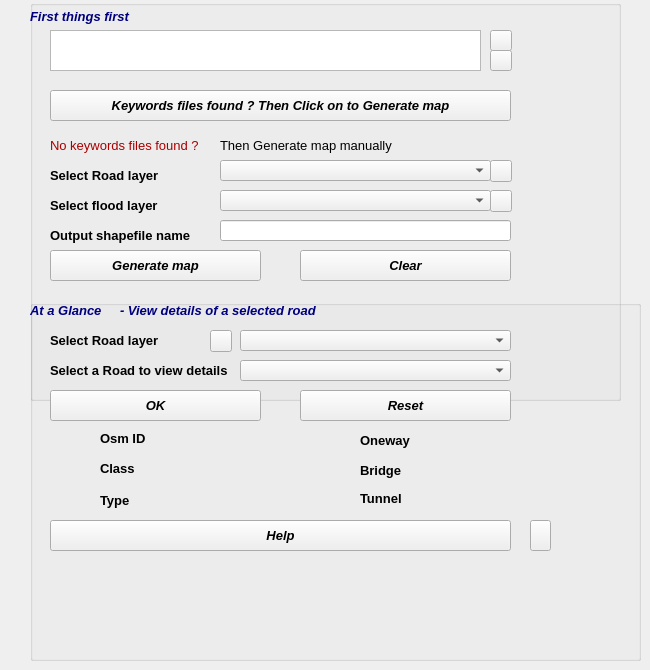
     <widget class="QWidget" name="tab_14">
      <attribute name="title">
       <string>Start From Here</string>
      </attribute>
      <widget class="QGroupBox" name="groupBox_8">
       <property name="geometry">
        <rect>
         <x>30</x>
         <y>0</y>
         <width>591</width>
         <height>401</height>
        </rect>
       </property>
       <property name="font">
        <font>
         <pointsize>12</pointsize>
         <weight>50</weight>
         <italic>false</italic>
         <bold>false</bold>
        </font>
       </property>
       <property name="styleSheet">
        <string notr="true"/>
       </property>
       <property name="title">
        <string/>
       </property>
       <widget class="QPushButton" name="btnGenerateMap">
        <property name="geometry">
         <rect>
          <x>20</x>
          <y>90</y>
          <width>461</width>
          <height>31</height>
         </rect>
        </property>
        <property name="font">
         <font>
          <pointsize>10</pointsize>
          <weight>75</weight>
          <italic>true</italic>
          <bold>true</bold>
         </font>
        </property>
        <property name="cursor">
         <cursorShape>PointingHandCursor</cursorShape>
        </property>
        <property name="text">
         <string>Keywords files found ? Then Click on to Generate map</string>
        </property>
       </widget>
       <widget class="QLabel" name="label_30">
        <property name="geometry">
         <rect>
          <x>20</x>
          <y>130</y>
          <width>161</width>
          <height>31</height>
         </rect>
        </property>
        <property name="font">
         <font>
          <pointsize>10</pointsize>
         </font>
        </property>
        <property name="styleSheet">
         <string notr="true">color: rgb(170, 0, 0);</string>
        </property>
        <property name="text">
         <string>No keywords files found ?</string>
        </property>
       </widget>
       <widget class="QLabel" name="label_31">
        <property name="geometry">
         <rect>
          <x>190</x>
          <y>130</y>
          <width>261</width>
          <height>31</height>
         </rect>
        </property>
        <property name="font">
         <font>
          <pointsize>10</pointsize>
         </font>
        </property>
        <property name="text">
         <string>Then Generate map manually</string>
        </property>
       </widget>
       <widget class="QLabel" name="label_32">
        <property name="geometry">
         <rect>
          <x>20</x>
          <y>190</y>
          <width>241</width>
          <height>31</height>
         </rect>
        </property>
        <property name="font">
         <font>
          <pointsize>10</pointsize>
          <weight>75</weight>
          <bold>true</bold>
         </font>
        </property>
        <property name="text">
         <string>Select flood layer</string>
        </property>
       </widget>
       <widget class="QLabel" name="label_33">
        <property name="geometry">
         <rect>
          <x>20</x>
          <y>160</y>
          <width>241</width>
          <height>31</height>
         </rect>
        </property>
        <property name="font">
         <font>
          <pointsize>10</pointsize>
          <weight>75</weight>
          <bold>true</bold>
         </font>
        </property>
        <property name="text">
         <string>Select Road layer</string>
        </property>
       </widget>
       <widget class="QLabel" name="label_34">
        <property name="geometry">
         <rect>
          <x>20</x>
          <y>220</y>
          <width>241</width>
          <height>31</height>
         </rect>
        </property>
        <property name="font">
         <font>
          <pointsize>10</pointsize>
          <weight>75</weight>
          <bold>true</bold>
         </font>
        </property>
        <property name="text">
         <string>Output shapefile name</string>
        </property>
       </widget>
       <widget class="QComboBox" name="cboRoadLayer">
        <property name="geometry">
         <rect>
          <x>190</x>
          <y>160</y>
          <width>271</width>
          <height>21</height>
         </rect>
        </property>
        <property name="font">
         <font>
          <pointsize>10</pointsize>
          <weight>50</weight>
          <italic>false</italic>
          <bold>false</bold>
         </font>
        </property>
       </widget>
       <widget class="QComboBox" name="cboFloodLayer">
        <property name="geometry">
         <rect>
          <x>190</x>
          <y>190</y>
          <width>271</width>
          <height>21</height>
         </rect>
        </property>
        <property name="font">
         <font>
          <pointsize>10</pointsize>
          <weight>50</weight>
          <italic>false</italic>
          <bold>false</bold>
         </font>
        </property>
       </widget>
       <widget class="QLineEdit" name="leOutputFile">
        <property name="geometry">
         <rect>
          <x>190</x>
          <y>220</y>
          <width>291</width>
          <height>21</height>
         </rect>
        </property>
        <property name="font">
         <font>
          <pointsize>10</pointsize>
          <weight>50</weight>
          <italic>false</italic>
          <bold>false</bold>
         </font>
        </property>
       </widget>
       <widget class="QPushButton" name="btnGenerateMapManualy">
        <property name="geometry">
         <rect>
          <x>20</x>
          <y>250</y>
          <width>211</width>
          <height>31</height>
         </rect>
        </property>
        <property name="font">
         <font>
          <pointsize>10</pointsize>
          <weight>75</weight>
          <italic>true</italic>
          <bold>true</bold>
         </font>
        </property>
        <property name="cursor">
         <cursorShape>PointingHandCursor</cursorShape>
        </property>
        <property name="text">
         <string>Generate map</string>
        </property>
       </widget>
       <widget class="QPushButton" name="btnClearLayers">
        <property name="geometry">
         <rect>
          <x>270</x>
          <y>250</y>
          <width>211</width>
          <height>31</height>
         </rect>
        </property>
        <property name="font">
         <font>
          <pointsize>10</pointsize>
          <weight>75</weight>
          <italic>true</italic>
          <bold>true</bold>
         </font>
        </property>
        <property name="cursor">
         <cursorShape>PointingHandCursor</cursorShape>
        </property>
        <property name="text">
         <string>Clear</string>
        </property>
       </widget>
       <widget class="QTextBrowser" name="txtFirstSteps">
        <property name="geometry">
         <rect>
          <x>20</x>
          <y>30</y>
          <width>431</width>
          <height>41</height>
         </rect>
        </property>
        <property name="font">
         <font>
          <pointsize>8</pointsize>
          <weight>75</weight>
          <italic>true</italic>
          <bold>true</bold>
         </font>
        </property>
       </widget>
       <widget class="QPushButton" name="btnPrevStep">
        <property name="geometry">
         <rect>
          <x>460</x>
          <y>30</y>
          <width>22</width>
          <height>21</height>
         </rect>
        </property>
        <property name="cursor">
         <cursorShape>PointingHandCursor</cursorShape>
        </property>
        <property name="styleSheet">
         <string notr="true">background-image: url(:/plugins/floogin/up.png);</string>
        </property>
        <property name="text">
         <string/>
        </property>
       </widget>
       <widget class="QPushButton" name="btnNextStep">
        <property name="geometry">
         <rect>
          <x>460</x>
          <y>50</y>
          <width>22</width>
          <height>21</height>
         </rect>
        </property>
        <property name="cursor">
         <cursorShape>PointingHandCursor</cursorShape>
        </property>
        <property name="styleSheet">
         <string notr="true">background-image: url(:/plugins/floogin/down.png);</string>
        </property>
        <property name="text">
         <string/>
        </property>
       </widget>
       <widget class="QLabel" name="label_49">
        <property name="geometry">
         <rect>
          <x>0</x>
          <y>8</y>
          <width>171</width>
          <height>16</height>
         </rect>
        </property>
        <property name="font">
         <font>
          <pointsize>10</pointsize>
          <weight>75</weight>
          <italic>true</italic>
          <bold>true</bold>
         </font>
        </property>
        <property name="styleSheet">
         <string notr="true">color: rgb(0, 0, 127);</string>
        </property>
        <property name="text">
         <string>First things first</string>
        </property>
       </widget>
       <widget class="QToolButton" name="btnRefreshRoadLayer">
        <property name="geometry">
         <rect>
          <x>460</x>
          <y>160</y>
          <width>22</width>
          <height>22</height>
         </rect>
        </property>
        <property name="cursor">
         <cursorShape>PointingHandCursor</cursorShape>
        </property>
        <property name="styleSheet">
         <string notr="true">background-image: url(:/plugins/floogin/rfrsh5.png);</string>
        </property>
        <property name="text">
         <string/>
        </property>
       </widget>
       <widget class="QToolButton" name="btnRefreshFloodLayer">
        <property name="geometry">
         <rect>
          <x>460</x>
          <y>190</y>
          <width>22</width>
          <height>22</height>
         </rect>
        </property>
        <property name="cursor">
         <cursorShape>PointingHandCursor</cursorShape>
        </property>
        <property name="styleSheet">
         <string notr="true">background-image: url(:/plugins/floogin/rfrsh5.png);</string>
        </property>
        <property name="text">
         <string/>
        </property>
       </widget>
      </widget>
      <widget class="QGroupBox" name="groupBox_7">
       <property name="geometry">
        <rect>
         <x>30</x>
         <y>300</y>
         <width>611</width>
         <height>361</height>
        </rect>
       </property>
       <property name="title">
        <string/>
       </property>
       <widget class="QLabel" name="label_13">
        <property name="geometry">
         <rect>
          <x>0</x>
          <y>0</y>
          <width>81</width>
          <height>21</height>
         </rect>
        </property>
        <property name="font">
         <font>
          <pointsize>10</pointsize>
          <weight>75</weight>
          <italic>true</italic>
          <bold>true</bold>
         </font>
        </property>
        <property name="styleSheet">
         <string notr="true">color: rgb(0, 0, 127);</string>
        </property>
        <property name="text">
         <string>At a Glance</string>
        </property>
       </widget>
       <widget class="QLabel" name="label_28">
        <property name="geometry">
         <rect>
          <x>20</x>
          <y>60</y>
          <width>261</width>
          <height>21</height>
         </rect>
        </property>
        <property name="font">
         <font>
          <pointsize>10</pointsize>
          <weight>75</weight>
          <bold>true</bold>
         </font>
        </property>
        <property name="text">
         <string>Select a Road to view details</string>
        </property>
       </widget>
       <widget class="QComboBox" name="cmbSelectRoadGlance">
        <property name="geometry">
         <rect>
          <x>210</x>
          <y>60</y>
          <width>271</width>
          <height>21</height>
         </rect>
        </property>
        <property name="font">
         <font>
          <pointsize>10</pointsize>
         </font>
        </property>
       </widget>
       <widget class="QPushButton" name="btnOkGlance">
        <property name="geometry">
         <rect>
          <x>20</x>
          <y>90</y>
          <width>211</width>
          <height>31</height>
         </rect>
        </property>
        <property name="font">
         <font>
          <pointsize>10</pointsize>
          <weight>75</weight>
          <italic>true</italic>
          <bold>true</bold>
         </font>
        </property>
        <property name="cursor">
         <cursorShape>PointingHandCursor</cursorShape>
        </property>
        <property name="styleSheet">
         <string notr="true"/>
        </property>
        <property name="text">
         <string>OK</string>
        </property>
       </widget>
       <widget class="QLabel" name="label_29">
        <property name="geometry">
         <rect>
          <x>70</x>
          <y>130</y>
          <width>66</width>
          <height>17</height>
         </rect>
        </property>
        <property name="font">
         <font>
          <pointsize>10</pointsize>
          <weight>75</weight>
          <bold>true</bold>
         </font>
        </property>
        <property name="text">
         <string>Osm ID</string>
        </property>
       </widget>
       <widget class="QLabel" name="label_43">
        <property name="geometry">
         <rect>
          <x>70</x>
          <y>160</y>
          <width>66</width>
          <height>17</height>
         </rect>
        </property>
        <property name="font">
         <font>
          <pointsize>10</pointsize>
          <weight>75</weight>
          <bold>true</bold>
         </font>
        </property>
        <property name="text">
         <string>Class</string>
        </property>
       </widget>
       <widget class="QLabel" name="label_44">
        <property name="geometry">
         <rect>
          <x>70</x>
          <y>190</y>
          <width>66</width>
          <height>21</height>
         </rect>
        </property>
        <property name="font">
         <font>
          <pointsize>10</pointsize>
          <weight>75</weight>
          <bold>true</bold>
         </font>
        </property>
        <property name="text">
         <string>Type</string>
        </property>
       </widget>
       <widget class="QLabel" name="lblOsmIdGlance">
        <property name="geometry">
         <rect>
          <x>140</x>
          <y>130</y>
          <width>131</width>
          <height>21</height>
         </rect>
        </property>
        <property name="font">
         <font>
          <pointsize>10</pointsize>
         </font>
        </property>
        <property name="text">
         <string/>
        </property>
       </widget>
       <widget class="QLabel" name="lblGlanceWay">
        <property name="geometry">
         <rect>
          <x>330</x>
          <y>130</y>
          <width>81</width>
          <height>21</height>
         </rect>
        </property>
        <property name="font">
         <font>
          <pointsize>10</pointsize>
          <weight>75</weight>
          <bold>true</bold>
         </font>
        </property>
        <property name="text">
         <string>Oneway</string>
        </property>
       </widget>
       <widget class="QLabel" name="label_47">
        <property name="geometry">
         <rect>
          <x>330</x>
          <y>160</y>
          <width>66</width>
          <height>21</height>
         </rect>
        </property>
        <property name="font">
         <font>
          <pointsize>10</pointsize>
          <weight>75</weight>
          <bold>true</bold>
         </font>
        </property>
        <property name="text">
         <string>Bridge</string>
        </property>
       </widget>
       <widget class="QLabel" name="label_48">
        <property name="geometry">
         <rect>
          <x>330</x>
          <y>190</y>
          <width>66</width>
          <height>17</height>
         </rect>
        </property>
        <property name="font">
         <font>
          <pointsize>10</pointsize>
          <weight>75</weight>
          <bold>true</bold>
         </font>
        </property>
        <property name="text">
         <string>Tunnel</string>
        </property>
       </widget>
       <widget class="QLabel" name="lblClassGlance">
        <property name="geometry">
         <rect>
          <x>140</x>
          <y>160</y>
          <width>131</width>
          <height>21</height>
         </rect>
        </property>
        <property name="font">
         <font>
          <pointsize>10</pointsize>
         </font>
        </property>
        <property name="text">
         <string/>
        </property>
       </widget>
       <widget class="QPushButton" name="btnResetGlance">
        <property name="geometry">
         <rect>
          <x>270</x>
          <y>90</y>
          <width>211</width>
          <height>31</height>
         </rect>
        </property>
        <property name="font">
         <font>
          <pointsize>10</pointsize>
          <weight>75</weight>
          <italic>true</italic>
          <bold>true</bold>
         </font>
        </property>
        <property name="cursor">
         <cursorShape>PointingHandCursor</cursorShape>
        </property>
        <property name="text">
         <string>Reset</string>
        </property>
       </widget>
       <widget class="QLabel" name="lblTypeGlance">
        <property name="geometry">
         <rect>
          <x>140</x>
          <y>190</y>
          <width>131</width>
          <height>21</height>
         </rect>
        </property>
        <property name="font">
         <font>
          <pointsize>10</pointsize>
         </font>
        </property>
        <property name="text">
         <string/>
        </property>
       </widget>
       <widget class="QLabel" name="lblOnewayYes">
        <property name="geometry">
         <rect>
          <x>420</x>
          <y>130</y>
          <width>16</width>
          <height>16</height>
         </rect>
        </property>
        <property name="styleSheet">
         <string notr="true">background-image: url(:/plugins/floogin/yes.png);</string>
        </property>
        <property name="text">
         <string/>
        </property>
       </widget>
       <widget class="QLabel" name="lblOnewayNo">
        <property name="geometry">
         <rect>
          <x>420</x>
          <y>130</y>
          <width>16</width>
          <height>16</height>
         </rect>
        </property>
        <property name="styleSheet">
         <string notr="true">background-image: url(:/plugins/floogin/no.png);</string>
        </property>
        <property name="text">
         <string/>
        </property>
       </widget>
       <widget class="QLabel" name="lblBridgeNo">
        <property name="geometry">
         <rect>
          <x>420</x>
          <y>160</y>
          <width>16</width>
          <height>16</height>
         </rect>
        </property>
        <property name="styleSheet">
         <string notr="true">background-image: url(:/plugins/floogin/no.png);</string>
        </property>
        <property name="text">
         <string/>
        </property>
       </widget>
       <widget class="QLabel" name="lblBridgeYes">
        <property name="geometry">
         <rect>
          <x>420</x>
          <y>160</y>
          <width>16</width>
          <height>16</height>
         </rect>
        </property>
        <property name="styleSheet">
         <string notr="true">background-image: url(:/plugins/floogin/yes.png);</string>
        </property>
        <property name="text">
         <string/>
        </property>
       </widget>
       <widget class="QLabel" name="lblTunnelNo">
        <property name="geometry">
         <rect>
          <x>420</x>
          <y>190</y>
          <width>16</width>
          <height>16</height>
         </rect>
        </property>
        <property name="styleSheet">
         <string notr="true">background-image: url(:/plugins/floogin/no.png);</string>
        </property>
        <property name="text">
         <string/>
        </property>
       </widget>
       <widget class="QLabel" name="lblTunnelYes">
        <property name="geometry">
         <rect>
          <x>420</x>
          <y>190</y>
          <width>16</width>
          <height>16</height>
         </rect>
        </property>
        <property name="styleSheet">
         <string notr="true">background-image: url(:/plugins/floogin/yes.png);</string>
        </property>
        <property name="text">
         <string/>
        </property>
       </widget>
       <widget class="QPushButton" name="btnHelpGenMap">
        <property name="geometry">
         <rect>
          <x>20</x>
          <y>220</y>
          <width>461</width>
          <height>31</height>
         </rect>
        </property>
        <property name="font">
         <font>
          <pointsize>10</pointsize>
          <weight>75</weight>
          <italic>true</italic>
          <bold>true</bold>
         </font>
        </property>
        <property name="cursor">
         <cursorShape>PointingHandCursor</cursorShape>
        </property>
        <property name="text">
         <string>Help</string>
        </property>
       </widget>
       <widget class="QLabel" name="label_45">
        <property name="geometry">
         <rect>
          <x>20</x>
          <y>30</y>
          <width>161</width>
          <height>21</height>
         </rect>
        </property>
        <property name="font">
         <font>
          <pointsize>10</pointsize>
          <weight>75</weight>
          <bold>true</bold>
         </font>
        </property>
        <property name="text">
         <string>Select Road layer</string>
        </property>
       </widget>
       <widget class="QComboBox" name="cmbRoadLayerGlance">
        <property name="geometry">
         <rect>
          <x>210</x>
          <y>30</y>
          <width>271</width>
          <height>21</height>
         </rect>
        </property>
        <property name="font">
         <font>
          <pointsize>10</pointsize>
         </font>
        </property>
       </widget>
       <widget class="QToolButton" name="btnRefreshGlanceLayer">
        <property name="geometry">
         <rect>
          <x>180</x>
          <y>30</y>
          <width>22</width>
          <height>22</height>
         </rect>
        </property>
        <property name="cursor">
         <cursorShape>PointingHandCursor</cursorShape>
        </property>
        <property name="styleSheet">
         <string notr="true">background-image: url(:/plugins/floogin/rfrsh5.png);</string>
        </property>
        <property name="text">
         <string/>
        </property>
       </widget>
       <widget class="QToolButton" name="btnNext1">
        <property name="geometry">
         <rect>
          <x>500</x>
          <y>220</y>
          <width>21</width>
          <height>31</height>
         </rect>
        </property>
        <property name="cursor">
         <cursorShape>PointingHandCursor</cursorShape>
        </property>
        <property name="styleSheet">
         <string notr="true">border-image: url(:/plugins/floogin/next.png);</string>
        </property>
        <property name="text">
         <string/>
        </property>
       </widget>
       <widget class="QLabel" name="label_58">
        <property name="geometry">
         <rect>
          <x>90</x>
          <y>0</y>
          <width>281</width>
          <height>21</height>
         </rect>
        </property>
        <property name="font">
         <font>
          <pointsize>10</pointsize>
          <weight>75</weight>
          <italic>true</italic>
          <bold>true</bold>
         </font>
        </property>
        <property name="styleSheet">
         <string notr="true">color: rgb(0, 0, 127);</string>
        </property>
        <property name="text">
         <string>- View details of a selected road </string>
        </property>
       </widget>
      </widget>
     </widget>
